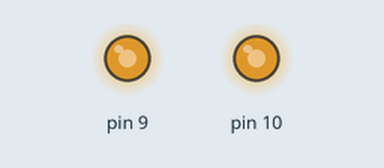
Simulated run of this sketch. Board: Arduino Uno, built with avr-gcc and run on an emulated ATmega328P. Shown: output pins drawn as LEDs (lit = HIGH).

Above: at 0.05 s.
At 1.35 s:
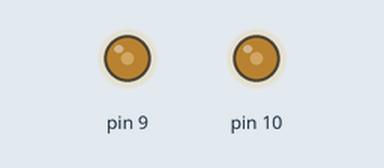
At 3.7 s:
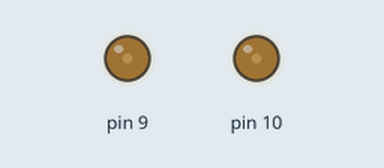
At 7.4 s:
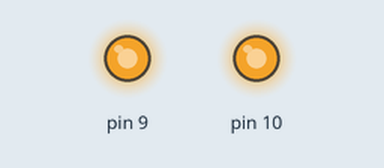
Timing chart, 0 to 10.6 s (numbered marks = the images above):
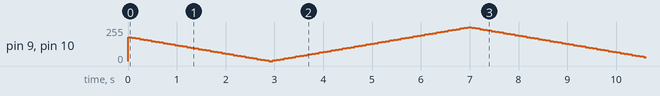

The sketch:

RGB___.ino
```cpp
int x =180;
int y =5;
void setup() {
  // put your setup code here, to run once:
  pinMode (9,OUTPUT);
  pinMode (10,OUTPUT);
}
void loop() {
  // put your main code here, to run repeatedly:
   analogWrite(9,x);
   analogWrite(10,x);
   x = x-y;
   if(x ==0 || x ==255)
   y = -y;
   delay(80);
   }
```
